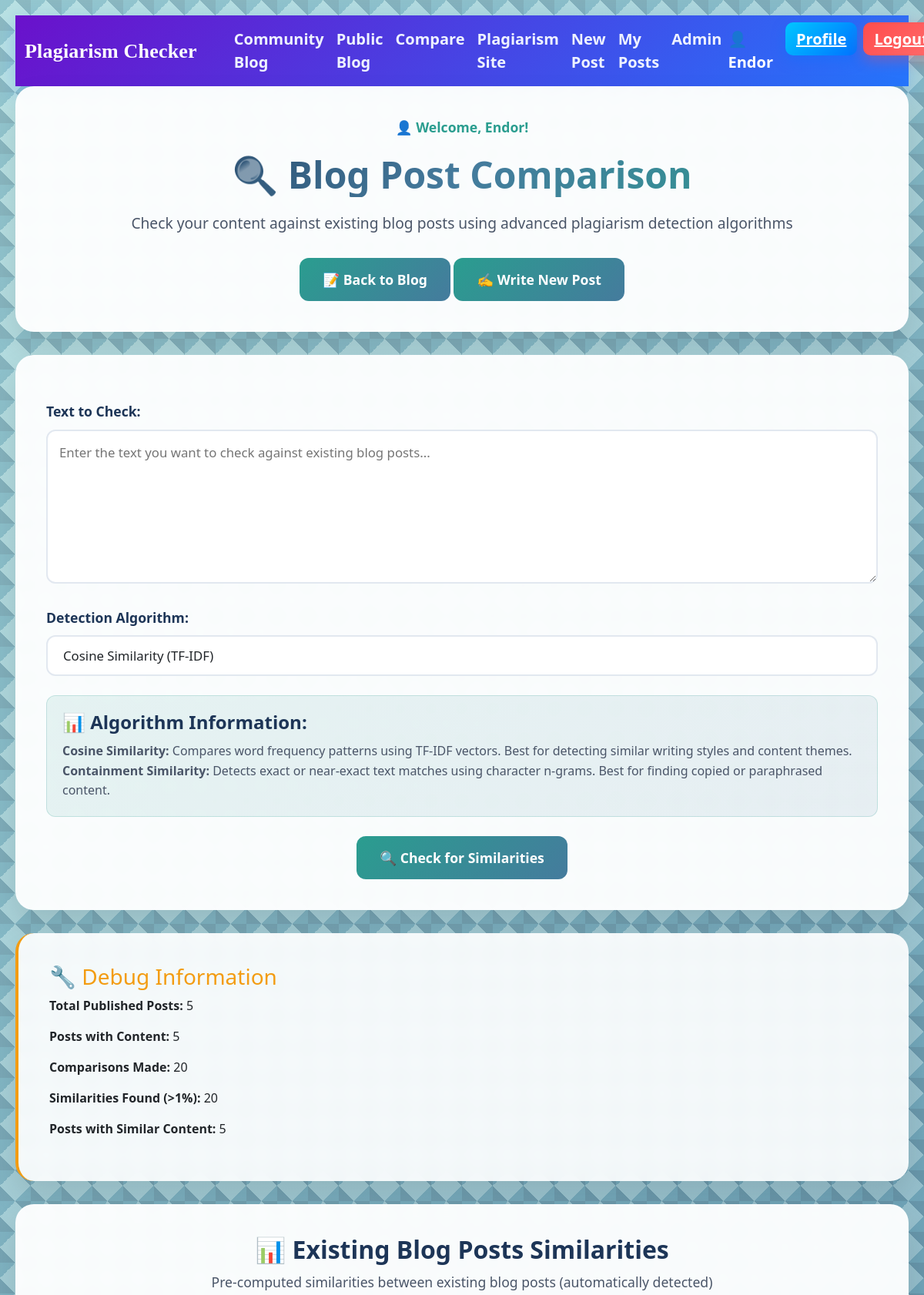
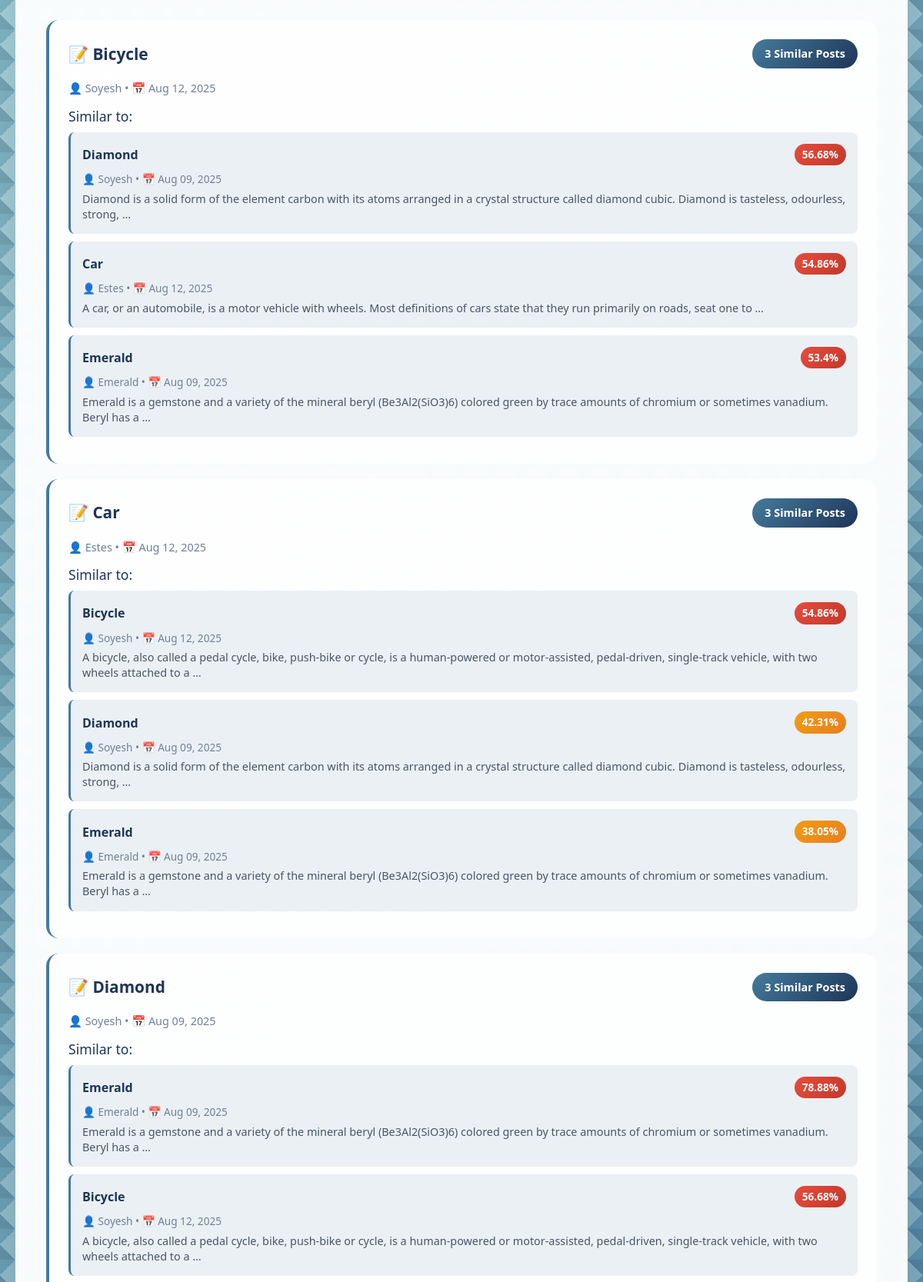
Screenshot of /blog/compare/ (signed in, upper part) with the database file from the repository (2 pictures, top to bottom).
### plagiarismchecker/models.py (models this page shows, shortened)
class CustomUser(AbstractUser):
    email = models.EmailField(unique=True, blank=False, null=False)
    first_name = models.CharField(max_length=30, blank=False, null=False)
    last_name = models.CharField(max_length=30, blank=False, null=False)
    profile_picture = models.ImageField(upload_to='profile_pics/', blank=True, null=True)
    groups = models.ManyToManyField(
        Group,
        verbose_name=('groups'),
        blank=True,
        help_text=(
            'The groups this user belongs to. A user will get all permissions '
            'granted to each of their groups.'
        ),
        related_name="plagiarismchecker_customuser_groups", # Unique related_name for groups
        related_query_name="plagiarismchecker_customuser",
    )
    user_permissions = models.ManyToManyField(
        Permission,
        verbose_name=('user permissions'),
        blank=True,
        help_text=('Specific permissions for this user.'),
        related_name="plagiarismchecker_customuser_user_permissions", # Unique related_name for user_permissions
        related_query_name="plagiarismchecker_customuser_permission",
    )

class BlogPost(models.Model):
    STATUS_CHOICES = [
        ('draft', 'Draft'),
        ('published', 'Published'),
        ('pending', 'Pending Review'),
        ('rejected', 'Rejected'),
    ]
    title = models.CharField(max_length=200)
    slug = models.SlugField(max_length=200, unique=True, blank=True)
    author = models.ForeignKey(settings.AUTH_USER_MODEL, on_delete=models.CASCADE, related_name='blog_posts')
    content = models.TextField()
    excerpt = models.TextField(max_length=500, blank=True)
    category = models.ForeignKey('BlogCategory', on_delete=models.SET_NULL, null=True, blank=True)
    status = models.CharField(max_length=20, choices=STATUS_CHOICES, default='draft')
    featured_image = models.ImageField(upload_to='blog_images/', blank=True, null=True)
    tags = models.CharField(max_length=200, blank=True, help_text="Comma-separated tags")
    created_at = models.DateTimeField(auto_now_add=True)
    updated_at = models.DateTimeField(auto_now=True)
    published_at = models.DateTimeField(null=True, blank=True)
    views = models.PositiveIntegerField(default=0)
    is_featured = models.BooleanField(default=False)
    class Meta:
        ordering = ['-created_at']

### plagiarismchecker/views.py (the view, shortened to what this page needs)
# urls.py: path('blog/compare/', views.blog_compare, name='blog_compare'),
@login_required
def blog_compare(request):
    existing_posts_similarities = []
    debug_info = {'total_posts': 0, 'posts_with_content': 0, 'comparisons_made': 0, 'similarities_found': 0}
    try:
        all_posts = BlogPost.objects.filter(status='published').exclude(content='')
        debug_info['total_posts'] = BlogPost.objects.filter(status='published').count()
        debug_info['posts_with_content'] = all_posts.count()
        print(f"DEBUG: Found {debug_info['posts_with_content']} published posts with content")
        if debug_info['posts_with_content'] >= 2:
            try:
                from plagiarismchecker.algorithm.fileSimilarity import findFileSimilarity
                test_posts = list(all_posts[:2])
                test_similarity = findFileSimilarity(test_posts[0].content, test_posts[0].content)
                print(f"DEBUG: Self-similarity test (should be ~100%): {test_similarity}%")
                cross_similarity = findFileSimilarity(test_posts[0].content, test_posts[1].content)
                print(f"DEBUG: Cross-similarity test: {cross_similarity}%")
            except Exception as te:
                print(f"DEBUG: Test error: {te}")
        for i, current_post in enumerate(all_posts):
            if not current_post.content:
                continue
            print(f"DEBUG: Processing post '{current_post.title}' (content length: {len(current_post.content)})")
            print(f"DEBUG: Content preview: '{current_post.content[:100]}...'")
            post_similarities = []
            for other_post in all_posts.exclude(pk=current_post.pk):
                debug_info['comparisons_made'] += 1
                try:
                    from plagiarismchecker.algorithm.fileSimilarity import findFileSimilarity
                    similarity_value = findFileSimilarity(current_post.content, other_post.content)
                    print(f"DEBUG: Comparing '{current_post.title[:30]}...' vs '{other_post.title[:30]}...' = {similarity_value}%")
                    try:
                        containment_value = containment_similarity(current_post.content, other_post.content)
                        print(f"DEBUG: Containment similarity = {containment_value}%")
                    except Exception as ce:
                        print(f"DEBUG: Containment error: {ce}")
                except Exception as e:
                    print(f"DEBUG: Error computing similarity: {e}")
                    similarity_value = 0.0
                if similarity_value > 1.0:
                    debug_info['similarities_found'] += 1
                    post_similarities.append({
                        'post': other_post,
                        'similarity_percentage': round(float(similarity_value), 2),
                    })
            post_similarities.sort(key=lambda r: r['similarity_percentage'], reverse=True)
            if post_similarities:  # Only include posts that have similarities
                existing_posts_similarities.append({
                    'current_post': current_post,
                    'similarities': post_similarities[:3]  # Top 3 most similar
                })
                print(f"DEBUG: Post '{current_post.title}' has {len(post_similarities)} similar posts")
        print(f"DEBUG: Final results - {len(existing_posts_similarities)} posts with similarities")
    except Exception as e:
        print(f"DEBUG: Exception in similarity computation: {e}")
        existing_posts_similarities = []
    context = {
        'total_posts': BlogPost.objects.filter(status='published').count(),
        'existing_posts_similarities': existing_posts_similarities,
        'debug_info': debug_info,  # Add debug info to context
    }
    return render(request, 'pc/blog_compare.html', context)

### plagiarismchecker/algorithm/fileSimilarity.py (called while the page is built, shortened)
def _get_english_stopwords():
    global _cached_english_stopwords
    if _cached_english_stopwords is not None:
        return _cached_english_stopwords
    if nltk_stopwords is not None:
        try:
            _cached_english_stopwords = set(nltk_stopwords.words('english'))
            return _cached_english_stopwords
        except LookupError:
            try:
                import nltk
                nltk.download('stopwords', quiet=True)
                _cached_english_stopwords = set(nltk_stopwords.words('english'))
                return _cached_english_stopwords
            except Exception:
                pass

### plagiarismchecker/templates/pc/blog_compare.html (shortened to what this page needs)
{% extends 'pc/base.html' %}
{% block content %}
<div class="compare-container">
  <div class="compare-header">
    <div style="text-align: center; margin-bottom: 20px; padding: 0 10px;">
      <div style="color: #2a9d8f; font-weight: 600; font-size: 1.1em;">
        👤 Welcome, {{ user.username }}!
      </div>
    </div>
    <h1 class="compare-title">🔍 Blog Post Comparison</h1>
    <p class="compare-subtitle">Check your content against existing blog posts using advanced plagiarism detection algorithms</p>
    <div style="margin-top: 20px;">
      <a href="{% url 'blog_list' %}" class="btn-modern">📝 Back to Blog</a>
      <a href="{% url 'blog_create' %}" class="btn-modern">✍️ Write New Post</a>
    </div>
  </div>
  <div class="form-section">
    <form method="POST">
      <div class="form-group">
        <label for="text_to_check" class="form-label">Text to Check:</label>
        <textarea
          id="text_to_check"
          name="text_to_check"
          class="form-textarea"
          placeholder="Enter the text you want to check against existing blog posts..."
          required
        >{{ text_to_check|default:'' }}</textarea>
      </div>
      <div class="form-group">
        <label for="algorithm" class="form-label">Detection Algorithm:</label>
        <select id="algorithm" name="algorithm" class="form-select">
          <option value="cosine" {% if algorithm == 'cosine' %}selected{% endif %}>Cosine Similarity (TF-IDF)</option>
        </select>
      </div>
      <div class="algorithm-info">
        <h4>📊 Algorithm Information:</h4>
        <p><strong>Cosine Similarity:</strong> Compares word frequency patterns using TF-IDF vectors. Best for detecting similar writing styles and content themes.</p>
        <p><strong>Containment Similarity:</strong> Detects exact or near-exact text matches using character n-grams. Best for finding copied or paraphrased content.</p>
      </div>
      <div style="text-align: center;">
        <button type="submit" class="btn-modern">🔍 Check for Similarities</button>
      </div>
    </form>
  </div>
  {% if debug_info %}
    <div class="results-section" style="background: rgba(255, 255, 255, 0.9); border-left: 4px solid #f39c12;">
      <h3 style="color: #f39c12;">🔧 Debug Information</h3>
      <p><strong>Total Published Posts:</strong> {{ debug_info.total_posts }}</p>
      <p><strong>Posts with Content:</strong> {{ debug_info.posts_with_content }}</p>
      <p><strong>Comparisons Made:</strong> {{ debug_info.comparisons_made }}</p>
      <p><strong>Similarities Found (>1%):</strong> {{ debug_info.similarities_found }}</p>
      <p><strong>Posts with Similar Content:</strong> {{ existing_posts_similarities|length }}</p>
    </div>
  {% endif %}
  {% if existing_posts_similarities %}
    <div class="results-section">
      <div class="results-header">
        <h2 class="results-title">📊 Existing Blog Posts Similarities</h2>
        <p class="results-summary">
          Pre-computed similarities between existing blog posts (automatically detected)
        </p>
      </div>
      {% for post_group in existing_posts_similarities %}
        <div class="result-card" style="border-left-color: #457b9d;">
          <div class="result-header">
            <a href="{% url 'blog_detail' post_group.current_post.slug %}" class="result-title">
              📝 {{ post_group.current_post.title }}
            </a>
            <span style="background: linear-gradient(135deg, #457b9d, #1d3557); color: white; padding: 8px 16px; border-radius: 20px; font-weight: 700; font-size: 0.9em;">
              {{ post_group.similarities|length }} Similar Post{{ post_group.similarities|length|pluralize }}
            </span>
          </div>
          <div class="result-meta">
            👤 {{ post_group.current_post.author.username }} •
            📅 {{ post_group.current_post.published_at|date:"M d, Y" }}
          </div>
          <div style="margin-top: 15px;">
            <h4 style="color: #1d3557; font-size: 1.1em; margin-bottom: 10px;">Similar to:</h4>
            {% for similarity in post_group.similarities %}
              <div style="background: rgba(69, 123, 157, 0.1); border-radius: 8px; padding: 15px; margin-bottom: 10px; border-left: 3px solid #457b9d;">
                <div style="display: flex; justify-content: space-between; align-items: center; margin-bottom: 8px;">
                  <a href="{% url 'blog_detail' similarity.post.slug %}" style="color: #1d3557; font-weight: 600; text-decoration: none; font-size: 1em;">
                    {{ similarity.post.title }}
                  </a>
                  <span class="similarity-badge
                    {% if similarity.similarity_percentage < 20 %}similarity-low
                    {% elif similarity.similarity_percentage < 50 %}similarity-medium
                    {% else %}similarity-high{% endif %}" style="font-size: 0.85em; padding: 4px 10px;">
                    {{ similarity.similarity_percentage }}%
                  </span>
                </div>
                <div style="color: #718096; font-size: 0.85em; margin-bottom: 5px;">
                  👤 {{ similarity.post.author.username }} • 📅 {{ similarity.post.published_at|date:"M d, Y" }}
                </div>
                <div style="color: #4a5568; font-size: 0.9em; line-height: 1.4;">
                  {{ similarity.post.content|truncatewords:25 }}
                </div>
              </div>
            {% endfor %}
          </div>
        </div>
      {% endfor %}
    </div>
  {% endif %}
</div>
{% endblock %}

### plagiarismchecker/templates/pc/base.html (shortened to what this page needs)
{% load static %}
<!DOCTYPE html>
<html lang="en">
<head>
    <link href="https://cdn.jsdelivr.net/npm/bootstrap@5.3.0/dist/css/bootstrap.min.css" rel="stylesheet" />
    <link rel="stylesheet" href="https://cdnjs.cloudflare.com/ajax/libs/font-awesome/6.0.0-beta3/css/all.min.css" />
    <link href="{% static 'pc/styles.css' %}" rel="stylesheet" />
</head>
<body>
    <nav class="navbar navbar-expand-lg navbar-dark app-navbar">
      <div class="container-fluid">
        <a class="navbar-brand fw-bold" href="{% url 'blog_list' %}">Plagiarism Checker</a>
        <div class="collapse navbar-collapse" id="mainNavbar">
          <ul class="navbar-nav me-auto mb-2 mb-lg-0">
            <li class="nav-item"><a class="nav-link" href="{% url 'blog_list' %}">Community Blog</a></li>
            <li class="nav-item"><a class="nav-link" href="{% url 'public_blog_list' %}">Public Blog</a></li>
            <li class="nav-item"><a class="nav-link" href="{% url 'blog_compare' %}">Compare</a></li>
            <li class="nav-item"><a class="nav-link" href="{% url 'webpage' %}">Plagiarism Site</a></li>
            {% if user.is_authenticated %}
              <li class="nav-item"><a class="nav-link" href="{% url 'blog_create' %}">New Post</a></li>
              <li class="nav-item"><a class="nav-link" href="{% url 'blog_my_posts' %}">My Posts</a></li>
              {% if user.is_staff %}
                <li class="nav-item"><a class="nav-link" href="{% url 'blog_admin' %}">Admin</a></li>
              {% endif %}
            {% endif %}
          </ul>
          <ul class="navbar-nav ms-auto mb-2 mb-lg-0">
            {% if user.is_authenticated %}
              <li class="nav-item d-flex align-items-center me-3" style="color:#ffffff; font-weight:700;">👤 {{ user.username }}</li>
              <li class="nav-item"><a class="nav-btn nav-btn-secondary me-2" href="{% url 'profile' %}">Profile</a></li>
              <li class="nav-item"><a class="nav-btn nav-btn-danger" href="{% url 'logout' %}">Logout</a></li>
            {% else %}
              <li class="nav-item"><a class="nav-btn me-2" href="{% url 'login' %}">Login</a></li>
              <li class="nav-item"><a class="nav-btn nav-btn-secondary" href="{% url 'signup' %}">Sign up</a></li>
            {% endif %}
          </ul>
        </div>
      </div>
    </nav>
    {% block content %}
    {% endblock %}
</body>
</html>

### plagiarismchecker/static/pc/styles.css (style rules this page uses)
body { overflow: hidden; overflow-x: hidden; overflow-y: scroll; font-family: 'Roboto Mono', monospace; height: 100%; background-color: rgb(227, 242, 255); }
.navbar-brand { font-family: 'Sansita Swashed', cursive; font-size: 26px; margin-right: 40px; }
.navbar-nav { font-size: 20px; }
h1 { text-align: center; }
form { padding-top: 20px; }
textarea { width: 90%; height: 170px; }
button { background-color: #2a9d8f; }

### plagiarismchecker/templates/pc/base.html (style rules this page uses)
.app-navbar { background: linear-gradient(135deg, #6a11cb, #2575fc); box-shadow: 0 8px 24px rgba(37, 117, 252, 0.25); }
.app-navbar .navbar-brand { color: #ffffff !important; font-weight: 800; letter-spacing: 0.2px; }
.app-navbar .nav-link { color: #eef2ff !important; font-weight: 600; position: relative; transition: color 0.2s ease; }
.app-navbar .nav-link::after { content: ''; position: absolute; left: 0; bottom: -6px; width: 0; height: 2px; background: #ffffff; transition: width 0.25s ease; }
.nav-btn { background: linear-gradient(135deg, #ff7eb3, #ff758c); color: #ffffff !important; border: none; font-weight: 700; border-radius: 10px; padding: 8px 14px; box-shadow: 0 6px 18px rgba(255, 117, 140, 0.35); }
.nav-btn-danger { background: linear-gradient(135deg, #ff4d4d, #ff6b6b); color: #ffffff !important; box-shadow: 0 6px 18px rgba(255, 77, 77, 0.35); }
.nav-btn-secondary { background: linear-gradient(135deg, #00c6ff, #0072ff); color: #ffffff !important; box-shadow: 0 6px 18px rgba(0, 114, 255, 0.35); }

### rows the page displays
CustomUser: username "Endor"
BlogPost: current_post "Bicycle", similarities|length "3", current_post.author.username "Soyesh", current_post.published_at "Aug 12, 2025", post "Bicycle", similarity_percentage "54.86", post.author.username "Soyesh", post.published_at "Aug 12, 2025", post.content "A bicycle, also called a pedal cycle, bike, push-bike or cycle, is a human-powered or motor-assisted, pedal-driven, single-track vehicle, with two wheels attached to a …", similarity_percentage "56.68"
BlogPost: post "Diamond", similarity_percentage "56.68", post.author.username "Soyesh", post.published_at "Aug 09, 2025", post.content "Diamond is a solid form of the element carbon with its atoms arranged in a crystal structure called diamond cubic. Diamond is tasteless, odourless, strong, …", similarity_percentage "42.31", current_post "Diamond", similarities|length "3", current_post.author.username "Soyesh", current_post.published_at "Aug 09, 2025"
BlogPost: post "Car", similarity_percentage "54.86", post.author.username "Estes", post.published_at "Aug 12, 2025", post.content "A car, or an automobile, is a motor vehicle with wheels. Most definitions of cars state that they run primarily on roads, seat one to …", current_post "Car", similarities|length "3", current_post.author.username "Estes", current_post.published_at "Aug 12, 2025"
BlogPost: post "Emerald", similarity_percentage "53.4", post.author.username "Emerald", post.published_at "Aug 09, 2025", post.content "Emerald is a gemstone and a variety of the mineral beryl (Be3Al2(SiO3)6) colored green by trace amounts of chromium or sometimes vanadium. Beryl has a …", similarity_percentage "38.05", similarity_percentage "78.88"

### other values shown
{{ debug_info.total_posts }} "5"
{{ debug_info.posts_with_content }} "5"
{{ debug_info.comparisons_made }} "20"
{{ debug_info.similarities_found }} "20"
{{ existing_posts_similarities|length }} "5"
